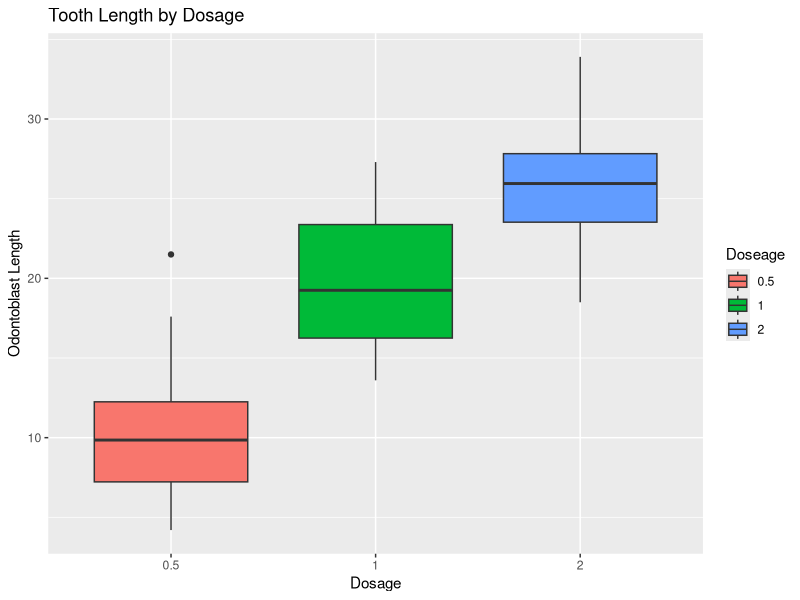
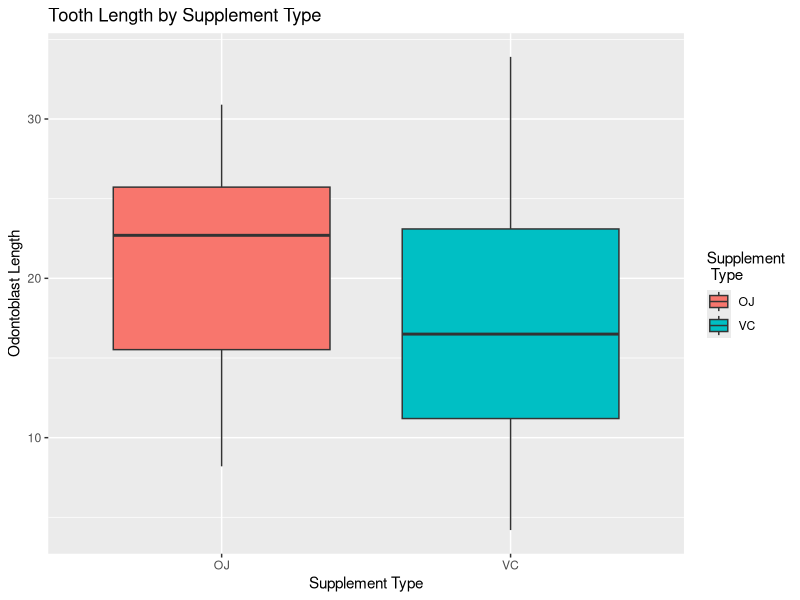

The R script that drew these images, in order:
## ---- chunk 1
knitr::opts_chunk$set(echo = TRUE)
## ---- chunk 2
library(ggplot2)
data("ToothGrowth")
str(ToothGrowth)
## ---- chunk 3
help(ToothGrowth)
## ---- chunk 4
ggplot(ToothGrowth) +
    geom_boxplot(aes(x = as.factor(dose), y = len, fill = as.factor(dose))) +
    ggtitle( "Tooth Length by Dosage") +
    xlab("Dosage") +
    ylab("Odontoblast Length") +
    labs(fill = "Doseage")
## ---- chunk 5
ggplot(ToothGrowth) +
    geom_boxplot(aes(x = supp, y = len, fill = supp)) +
    ggtitle( "Tooth Length by Supplement Type") +
    xlab("Supplement Type") +
    ylab("Odontoblast Length") +
    labs(fill = "Supplement\n Type")
## ---- chunk 6
byDose <- split(ToothGrowth, ToothGrowth$dose)
sapply(byDose, function(x) var(x[,1]))
## ---- chunk 7
sapply(byDose, function(x) length(x[,1]))
## ---- chunk 8
t.test(byDose[2][[1]][1], byDose[3][[1]][1],
       alternative = "less", paired = FALSE, var.equal = TRUE)
## ---- chunk 9
bySupp <- split(ToothGrowth, ToothGrowth$supp)
t.test(bySupp[1][[1]][1], byDose[1][[1]][1],
       alternative = "greater", paired = FALSE, var.equal = TRUE)
